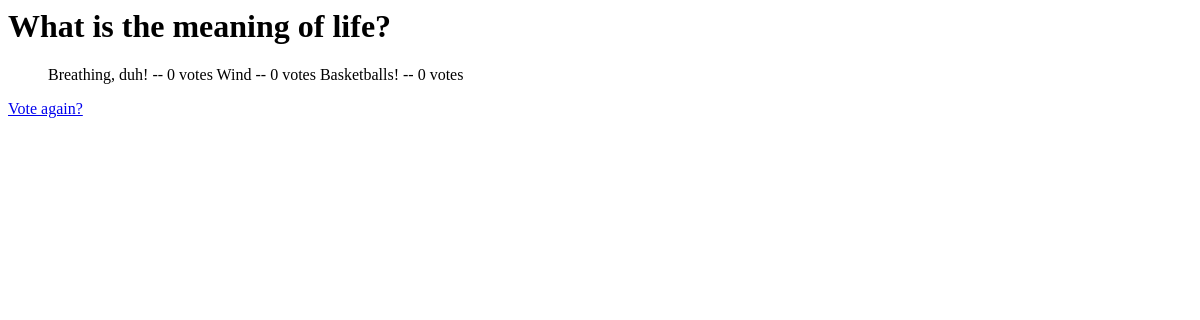
The app's page /polls/1/results/, older data.
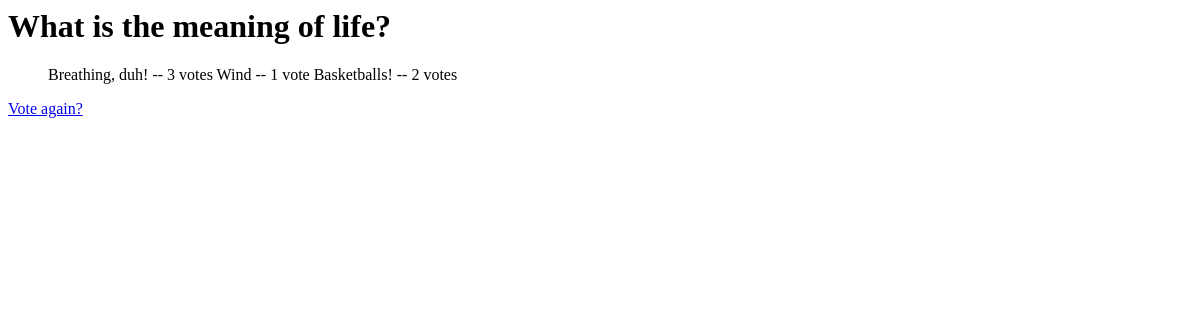
The same page, newer data.
### polls/models.py (models this page shows, shortened)
class Question(models.Model):
    question_text = models.CharField(max_length=200)
    pub_date = models.DateTimeField('date published')

class Choice(models.Model):
    question = models.ForeignKey(Question, on_delete=models.CASCADE)
    choice_text = models.CharField(max_length=200)
    votes = models.IntegerField(default=0)

### polls/views.py (the view)
# urls.py: path('<int:pk>/results/', views.ResultsView.as_view(),
class ResultsView(generic.DetailView):
    model = Question
    template_name = 'polls/results.html'

### polls/templates/polls/results.html
<h1>{{ question.question_text }}</h1>
<ul>
{% for choice in question.choice_set.all %}
    <l1>{{ choice.choice_text }} -- {{ choice.votes }} vote{{ choice.votes|pluralize }}</li>
{% endfor %}
</ul>
<a href="{% url 'polls:detail' question.id %}">Vote again?</a>

Row changes from the older to the newer data that the page shows:
changed Choice "Breathing, duh!": votes "0" → "3"
changed Choice "Wind": votes "0" → "1"
changed Choice "Basketballs!": votes "0" → "2"
